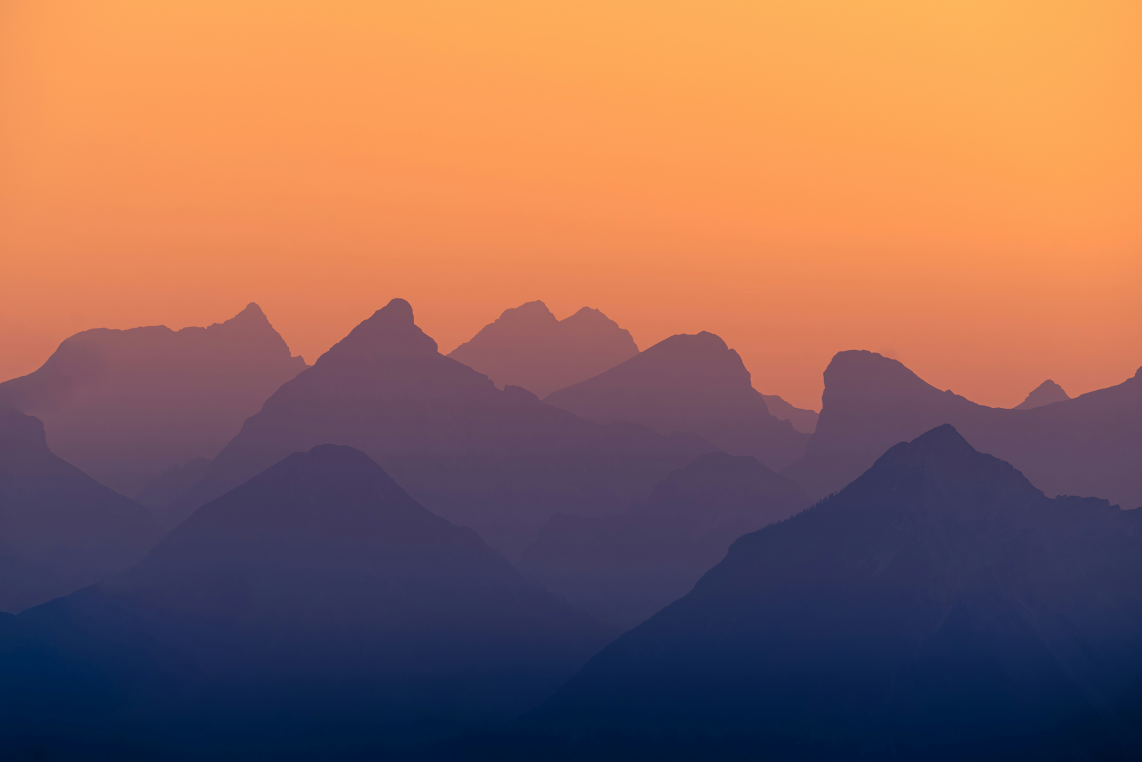
#> input picture server/images/"8207583067"noimin1AU-VIC-DAR-37.78,145.0.jpeg, 6848 x 4568 px (shown at 1/6 size); its folder holds 4 pictures in this run
$ python genTumbnails.py
#> lines starting #> are read from the running program, lines starting #| are printed output that depends on the picture
import os
from PIL import Image


files = os.listdir("./images")
data = []
for fileName in files:
    try:
        img = Image.open("./images/" + fileName)
#> img is the input picture: PIL image 6848x4568 RGB; mean R, G, B 143.2, 99.9, 88.6
        w, h = img.size
#> w = 6848; h = 4568
        new_w = 200
        new_h = int(h * (new_w / w))
#> new_h = 133
        out = img.resize((new_w, new_h), Image.BICUBIC)
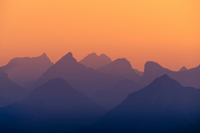
#> out: PIL image 200x133 RGB; mean R, G, B 143.2, 99.9, 88.6
        if img.info.get("exif") is not None:
            out.save("images/thumbnails/" + fileName, exif=img.info.get("exif"))
        else:
            out.save("images/thumbnails/" + fileName)
    except:
        print(fileName)
#> pass 2 of the loop `for fileName in files:`:
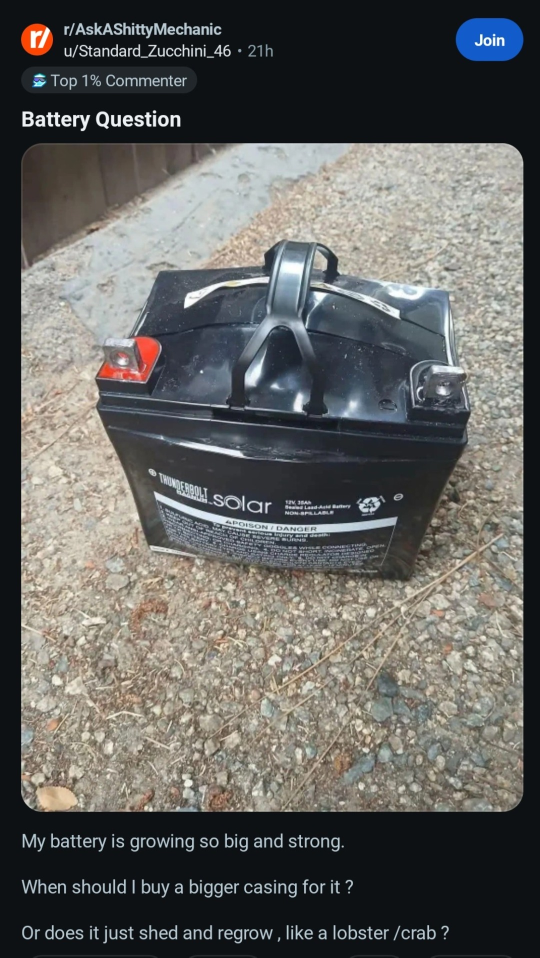
#> input picture server/images/2432823568hodfro1AU-VIC-BOR42.47,-4.34.jpeg, 1080 x 1915 px (shown at 1/2 size)
#> img is the input picture: PIL image 1080x1915 RGB; mean R, G, B 98, 98, 95.5
#> `out = img.resize((new_w, new_h), Image.BICUBIC)`:
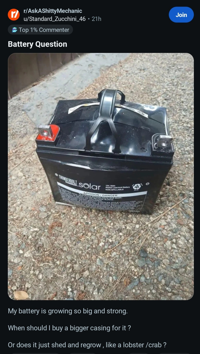
#> out: PIL image 200x354 RGB; mean R, G, B 98, 98, 95.5
#> pass 3 of the loop `for fileName in files:`:
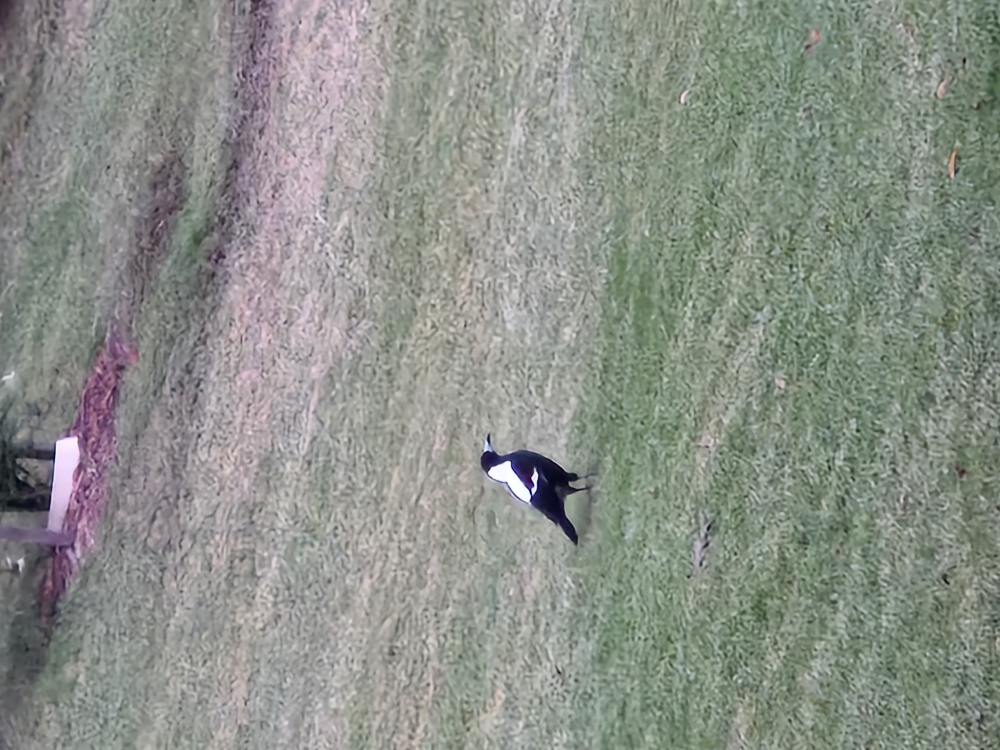
#> input picture server/images/7564317287ausmag2AU-VIC-YAR-37.78,144.96.jpeg, 4000 x 3000 px (shown at 1/4 size)
#> img is the input picture: PIL image 4000x3000 RGB; mean R, G, B 140.1, 144.6, 137.5
#> `out = img.resize((new_w, new_h), Image.BICUBIC)`:
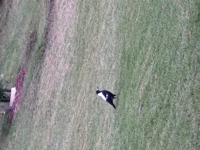
#> out: PIL image 200x150 RGB; mean R, G, B 140.1, 144.6, 137.5
#> the loop made 4 passes; the first 3 are shown
